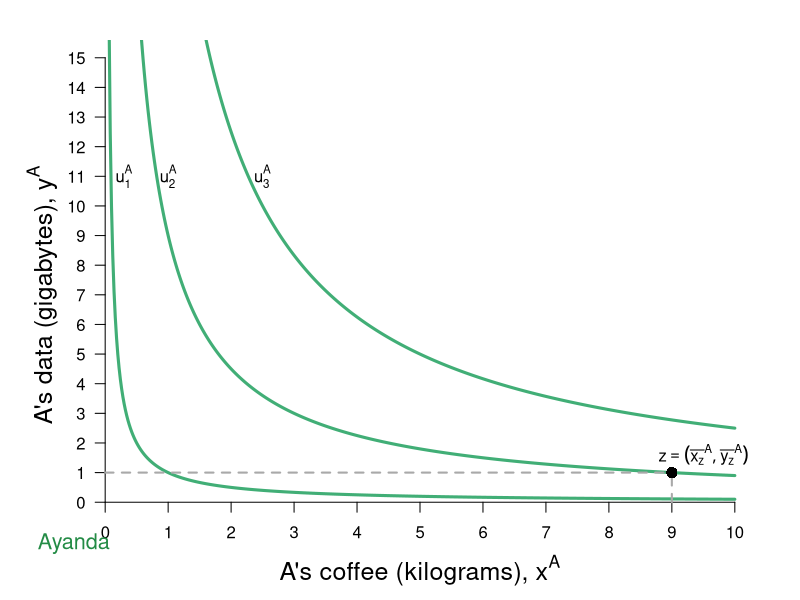

Reproduce this figure in R.
require(shape)
#pdf(file = "property_fig1aSTEP1.pdf", width = 9, height = 7)
#pdf(file = "property_fig1aSTEP2.pdf", width = 9, height = 7)
pdf(file = "property/property_fig1a.pdf", width = 9, height = 7)

#Set parameters for graphics
axislabelsize <- 1.5
graphlinewidth <- 3
namesize <- 1.3

COLA <- c("#99d8c9","#66c2a4","#41ae76", "#238b45", "#005824")
COLB <- c("#4eb3d3", "#2b8cbe", "#0868ac","#084081")

uA <- function(x, y, alpha = 0.5, lambda = 0) {
  (x^(alpha)*y^(1 - alpha))^(1-lambda)*((10 - x)^(alpha)*(15 - y)^(1 - alpha))^lambda
}

indiffcurveA1 <- function(x, U = 3, A = 1, a = 0.5) {
  ((((U-2)/A)*(1/x)^a)^(1/(1-a)))
}

indiffcurveA2 <- function(x, U = 3, A = 1, a = 0.5) {
  (((U/A)*(1/x)^a)^(1/(1-a)))
}

indiffcurveA3 <- function(x, U = 3, A = 1, a = 0.5) {
  ((((U+2)/A)*(1/x)^a)^(1/(1-a)))
}

#Aisha happens to have found 8 coffee and 2 data, 
#and Betty happens to have found 2 coffee and 13 data. 
#Aisha's utility (8^0.5)*(2^0.5) = 4
#Betty's utility (2^0.5)*(13^0.5) = 5.09

#COL <- c("#1B9E77", "#D95F02", "#7570B3", "#E7298A", "#66A61E", "#E6AB02", "#A6761D", "#666666")
#COL <- c("#7fc97f", "#beaed4", "#fdc086", "#ffff99")
#COL <- c("#99d8c9","#66c2a4","#41ae76", "#238b45", "#005824")
par(mar =  c(4, 4, 2, 2))
xlims <- c(0, 10)
ylims <- c(0, 15)



plot(0, 0, xlim = xlims, ylim = ylims, type = "n",
     xlab = "",
     ylab = "",
     xaxt = "n", 
     yaxt = "n", 
     cex.lab = axislabelsize, 
     bty = "n")

mtext(expression(paste("A's coffee (kilograms), ", x^A)), side=1, line = 2.5, cex = axislabelsize)
text(-1, 7, expression(paste("A's data (gigabytes), ", y^A)), xpd = TRUE, cex = axislabelsize, srt = 90) 


npts <- 500 
npts2 <- 501
#Specify the sequences of points for graphing. 
xx1 <- seq(xlims[1], xlims[2], length.out = npts)
#xx2 <- seq(xlims[1], xlims[2], length.out = npts)
#xx3 <- seq(xlims[1], xlims[2], length.out = npts2)
#xx4 <- seq(xlims[1], 10, length.out = npts2)

#Draw the lines for the graphs
lines(xx1, indiffcurveA1(xx1), col = COLA[3], lwd = graphlinewidth)
lines(xx1, indiffcurveA2(xx1), col = COLA[3], lwd = graphlinewidth)
lines(xx1, indiffcurveA3(xx1), col = COLA[3], lwd = graphlinewidth)
#lines(xx2, solowCondition(xx2, delta = 5), col = COL[3], lwd = 4)
#lines(xx2, solowInfeas(xx2, delta = 5), col = COL[1], lwd = 4, lty = 2)

#Customize ticks and labels for the plot
ticksy <- seq(from = 0, to = 15, by = 1)
ylabels <- seq(from = 0, to = 15, by = 1)
ticksx <- seq(from = 0, to = 10, by = 1)
xlabels <- seq(from = 0, to = 10, by = 1)
axis(1, at = ticksx, pos = 0, labels = xlabels)
axis(2, at = ticksy, pos = 0, labels = ylabels, las = 1)

#Annotation of the three graphs and the NE
text(0.3, 11, expression(u[1]^A))
text(1, 11, expression(u[2]^A))
text(2.5, 11, expression(u[3]^A))
#text(16, 0.52, expression(paste("Nash Equilibrium")))

#Line to label B's endowment
segments(0, 1, 9, 1, lty = 2, col = "darkgray", lwd = 2)
segments(9, 0, 9, 1, lty = 2, col = "darkgray", lwd = 2)

#Add a point for Aisha's endowment
points(9, 1, pch = 16, col = "black", cex = 1.5)

#Annotating line of 100% quality
text(9.5, 1.6, expression(z == (list(bar(x[z])^A, bar(y[z])^A))))

text(-0.5, -1.4, expression("Ayanda"), xpd = TRUE, cex = namesize, col = COLA[4])
#text(10.4, 16.4, expression("Bongani"), xpd = TRUE, cex = namesize, col = COLB[4])

#Arrow to Slope of BRF
#Arrows(14.2, 0.12, 12.2, 0.12, col = "black", lty = 1, lwd = 2, arr.type = "triangle")
#text(16.8, 0.12, expression(paste("Slope = ", q[p])))

#Arrow to Slope of isoprofit
#Arrows(13, 0.80, 15, 0.80, col = "black", lty = 1, lwd = 2, arr.type = "triangle")
#text(10.2, 0.80, expression(paste("Slope = ", frac(q, p))))

dev.off()
